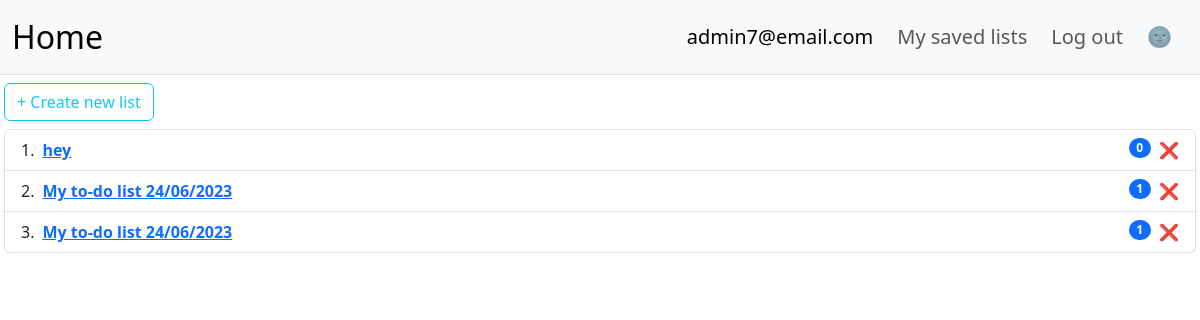
/saved_lists (signed in), run on the app's committed database.
### main.py (models this page shows)
class User(UserMixin, db.Model):
    __tablename__ = "users"
    id = db.Column(db.Integer, primary_key=True)
    email = db.Column(db.String(100), unique=True)
    password = db.Column(db.String(100))
    name = db.Column(db.String(100))
    all_lists = relationship("TodoList", back_populates="user")
    tasks = relationship("Todo", back_populates="user")

class TodoList(db.Model):
    __tablename__ = "lists"
    id = db.Column(db.Integer, primary_key=True)
    list_name = db.Column(db.String(100))
    user_id = db.Column(db.Integer, db.ForeignKey("users.id"))
    user = relationship("User", back_populates="all_lists")
    tasks = relationship("Todo", back_populates="parent_list")

### main.py (the view)
@app.route("/saved_lists")
@login_required
def saved():
    global is_dark
    lists = db.session.execute(db.select(TodoList).filter_by(user_id=current_user.id)).scalars()
    return render_template("saved.html", is_dark=is_dark, email=current_user.email, lists=lists.all(), path=get_path())

### main.py (called while the page is built)
@login_manager.user_loader
def load_user(user_id):
    return db.session.execute(db.select(User).filter_by(id=int(user_id))).scalar()

def get_path():
    return request.full_path

### templates/saved.html (shortened to what this page needs)
<!doctype html>
{% if is_dark: %}
<html lang="en" data-bs-theme="dark">
{% else %}
<html lang="en">
{% endif %}
<head>
        <link href="https://cdn.jsdelivr.net/npm/bootstrap@5.3.0-alpha3/dist/css/bootstrap.min.css" rel="stylesheet">
    <link rel="stylesheet" href="{{url_for('static', filename='styles.css')}}" />
</head>
<body>
    <nav class="navbar navbar-expand-lg bg-body-tertiary mb-0 border-bottom">
  <div class="container-fluid">
    <a class="navbar-brand fs-2" href="/">Home</a>
<div class="collapse navbar-collapse" id="navbarSupportedContent">
      <ul class="navbar-nav ms-auto align-items-center">
          <li class="nav-item me-2">
          <a class="nav-link active fs-5" aria-current="page" href="/account" title="Click for account settings">{{email}}</a>
        </li>
          <li class="nav-item me-2">
          <a class="nav-link fs-5" aria-current="page" href="/">My saved lists</a>
        </li>
          <li class="nav-item me-2">
              <a class="nav-link fs-5" aria-current="page" href="/logout">Log out</a>
          </li>
        <li class="nav-item me-2">
            {% if is_dark: %}
          <a class="nav-link fs-5 add-new-list" href="/dark/{{path}}" title="Turn light mode">🌝</a>
            {% else %}
            <a class="nav-link fs-5 add-new-list" href="/dark/{{path}}" title="Turn dark mode">🌚</a>
            {% endif %}
        </li>
      </ul>
    </div>
  </div>
</nav>
     <a class="btn btn-outline-info mt-2 mb-2 ms-1" href="/new">+ Create new list</a>
    <ol class="list-group list-group-numbered ms-1 me-1">
           {% for list in lists: %}
  <li class="list-group-item d-flex justify-content-between align-items-start">
    <div class="ms-2 me-auto">
      <a href="{{url_for('show_list', list_id=list.id)}}" class="fw-bold">{{list.list_name}}</a>
    </div>
    <span class="badge bg-primary rounded-pill">{{list.tasks|length}}</span>
      <a class="ms-2 text-decoration-none" href="/delete_list/{{list.id}}"><span>❌</span></a>
  </li>
  {% endfor %}
</ol>
</body>
</html>

### static/styles.css (style rules this page uses)
html, body { height: 100%; }

### data on the page
User: email "admin7@email.com"
TodoList: list_name "hey", tasks|length "0"
TodoList: list_name "My to-do list 24/06/2023", tasks|length "1"
TodoList: list_name "My to-do list 24/06/2023", tasks|length "1"
